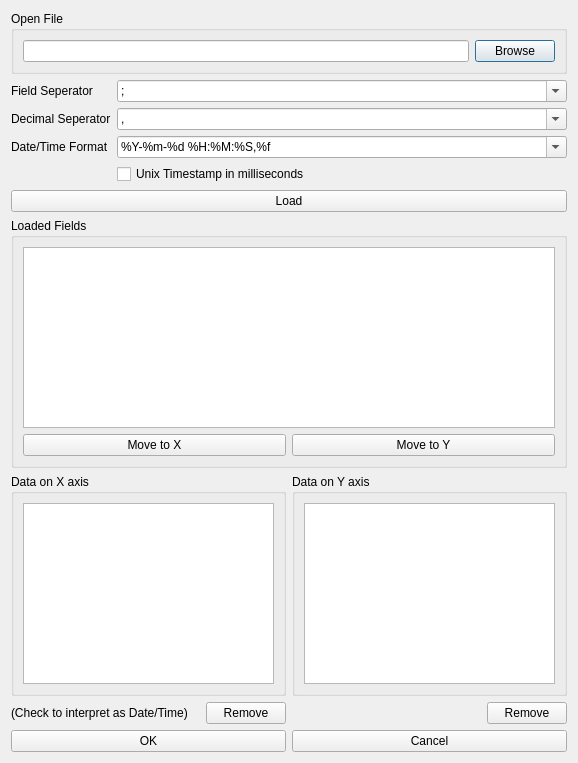
<?xml version="1.0" encoding="UTF-8"?>
<ui version="4.0">
 <class>NewPlot</class>
 <widget class="QDialog" name="NewPlot">
  <property name="geometry">
   <rect>
    <x>0</x>
    <y>0</y>
    <width>578</width>
    <height>763</height>
   </rect>
  </property>
  <property name="windowTitle">
   <string>New Plot</string>
  </property>
  <property name="sizeGripEnabled">
   <bool>false</bool>
  </property>
  <layout class="QVBoxLayout" name="verticalLayout_4">
   <item>
    <widget class="QGroupBox" name="groupBox">
     <property name="title">
      <string>Open File</string>
     </property>
     <layout class="QHBoxLayout" name="horizontalLayout_2">
      <item>
       <widget class="QLineEdit" name="txtFile"/>
      </item>
      <item>
       <widget class="QPushButton" name="btnBrowse">
        <property name="text">
         <string>Browse</string>
        </property>
       </widget>
      </item>
     </layout>
    </widget>
   </item>
   <item>
    <layout class="QFormLayout" name="formLayout_2">
     <item row="0" column="0">
      <widget class="QLabel" name="label_2">
       <property name="frameShape">
        <enum>QFrame::NoFrame</enum>
       </property>
       <property name="frameShadow">
        <enum>QFrame::Plain</enum>
       </property>
       <property name="text">
        <string>Field Seperator</string>
       </property>
      </widget>
     </item>
     <item row="0" column="1">
      <widget class="QComboBox" name="txtSep">
       <property name="editable">
        <bool>true</bool>
       </property>
       <item>
        <property name="text">
         <string>;</string>
        </property>
       </item>
       <item>
        <property name="text">
         <string>,</string>
        </property>
       </item>
      </widget>
     </item>
     <item row="1" column="0">
      <widget class="QLabel" name="label">
       <property name="text">
        <string>Decimal Seperator</string>
       </property>
      </widget>
     </item>
     <item row="1" column="1">
      <widget class="QComboBox" name="txtDecimal">
       <property name="editable">
        <bool>true</bool>
       </property>
       <item>
        <property name="text">
         <string>,</string>
        </property>
       </item>
       <item>
        <property name="text">
         <string>.</string>
        </property>
       </item>
      </widget>
     </item>
     <item row="2" column="0">
      <widget class="QLabel" name="label_7">
       <property name="text">
        <string>Date/Time Format</string>
       </property>
      </widget>
     </item>
     <item row="2" column="1">
      <widget class="QComboBox" name="txtDateTime">
       <property name="editable">
        <bool>true</bool>
       </property>
       <item>
        <property name="text">
         <string>%Y-%m-%d %H:%M:%S,%f</string>
        </property>
       </item>
       <item>
        <property name="text">
         <string>%Y-%m-%d %H:%M:%S.%f</string>
        </property>
       </item>
      </widget>
     </item>
     <item row="3" column="1">
      <widget class="QCheckBox" name="chkUnixTime">
       <property name="text">
        <string>Unix Timestamp in milliseconds</string>
       </property>
      </widget>
     </item>
    </layout>
   </item>
   <item>
    <widget class="QPushButton" name="btnLoad">
     <property name="text">
      <string>Load</string>
     </property>
    </widget>
   </item>
   <item>
    <widget class="QGroupBox" name="groupBox_2">
     <property name="title">
      <string>Loaded Fields</string>
     </property>
     <layout class="QVBoxLayout" name="verticalLayout">
      <item>
       <widget class="QTableView" name="lstVAll">
        <property name="selectionMode">
         <enum>QAbstractItemView::MultiSelection</enum>
        </property>
       </widget>
      </item>
      <item>
       <layout class="QHBoxLayout" name="horizontalLayout">
        <item>
         <widget class="QPushButton" name="btnToX">
          <property name="text">
           <string>Move to X</string>
          </property>
         </widget>
        </item>
        <item>
         <widget class="QPushButton" name="btnToY">
          <property name="text">
           <string>Move to Y</string>
          </property>
         </widget>
        </item>
       </layout>
      </item>
     </layout>
    </widget>
   </item>
   <item>
    <layout class="QGridLayout" name="gridLayout">
     <item row="0" column="1">
      <widget class="QGroupBox" name="groupBox_3">
       <property name="title">
        <string>Data on Y axis</string>
       </property>
       <layout class="QVBoxLayout" name="verticalLayout_5">
        <item>
         <widget class="QListView" name="lstVY">
          <property name="selectionMode">
           <enum>QAbstractItemView::MultiSelection</enum>
          </property>
         </widget>
        </item>
       </layout>
      </widget>
     </item>
     <item row="0" column="0">
      <widget class="QGroupBox" name="groupBox_4">
       <property name="title">
        <string>Data on X axis</string>
       </property>
       <layout class="QVBoxLayout" name="verticalLayout_6">
        <item>
         <widget class="QListView" name="lstVX">
          <property name="selectionMode">
           <enum>QAbstractItemView::MultiSelection</enum>
          </property>
         </widget>
        </item>
       </layout>
      </widget>
     </item>
     <item row="1" column="0">
      <layout class="QHBoxLayout" name="horizontalLayout_5">
       <item>
        <widget class="QLabel" name="label_4">
         <property name="text">
          <string>(Check to interpret as Date/Time)</string>
         </property>
        </widget>
       </item>
       <item>
        <widget class="QPushButton" name="btnRemoveX">
         <property name="sizePolicy">
          <sizepolicy hsizetype="Fixed" vsizetype="Fixed">
           <horstretch>0</horstretch>
           <verstretch>0</verstretch>
          </sizepolicy>
         </property>
         <property name="text">
          <string>Remove</string>
         </property>
        </widget>
       </item>
      </layout>
     </item>
     <item row="1" column="1" alignment="Qt::AlignRight">
      <widget class="QPushButton" name="btnRemoveY">
       <property name="sizePolicy">
        <sizepolicy hsizetype="Fixed" vsizetype="Fixed">
         <horstretch>0</horstretch>
         <verstretch>0</verstretch>
        </sizepolicy>
       </property>
       <property name="text">
        <string>Remove</string>
       </property>
      </widget>
     </item>
    </layout>
   </item>
   <item>
    <layout class="QHBoxLayout" name="horizontalLayout_3">
     <item>
      <widget class="QPushButton" name="btnOk">
       <property name="text">
        <string>OK</string>
       </property>
      </widget>
     </item>
     <item>
      <widget class="QPushButton" name="btnCancel">
       <property name="text">
        <string>Cancel</string>
       </property>
      </widget>
     </item>
    </layout>
   </item>
  </layout>
  <zorder>groupBox</zorder>
  <zorder>groupBox_2</zorder>
  <zorder>btnLoad</zorder>
 </widget>
 <resources/>
 <connections/>
 <designerdata>
  <property name="gridDeltaX">
   <number>10</number>
  </property>
  <property name="gridDeltaY">
   <number>10</number>
  </property>
  <property name="gridSnapX">
   <bool>true</bool>
  </property>
  <property name="gridSnapY">
   <bool>true</bool>
  </property>
  <property name="gridVisible">
   <bool>true</bool>
  </property>
 </designerdata>
</ui>
